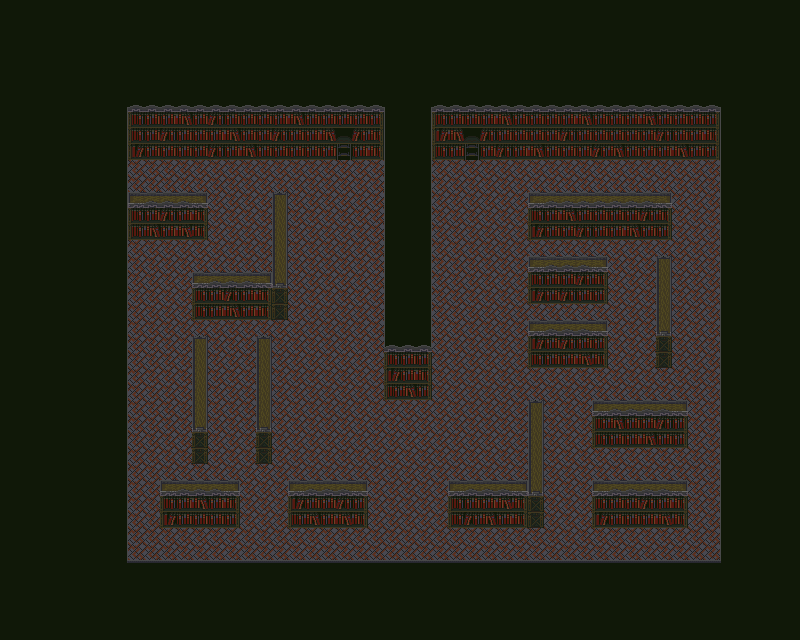

Tiled map render using the project's own tile images. Description and the map definition, with tile-layer contents summarised, below:
An orthogonal 50x40 tile map with 16x16 px tiles, 3 tile layers (Floor, Walls, Bookshelves).

<map version="1.0" orientation="orthogonal" renderorder="right-down" width="50" height="40" tilewidth="16" tileheight="16" nextobjectid="1">
 <tileset firstgid="1" name="custom_FF5_spritesheet" tilewidth="16" tileheight="16" tilecount="110" columns="10">
  <image source="custom_FF5_spritesheet.png" width="160" height="176" />
 </tileset>
 <layer name="Floor" width="50" height="40">
  <data>[2000 cells, 929 non-empty, 3 distinct tile ids]</data>
 </layer>
 <layer name="Walls" width="50" height="40">
  <data>[2000 cells, 1188 non-empty, 11 distinct tile ids]</data>
 </layer>
 <layer name="Bookshelves" width="50" height="40">
  <data>[2000 cells, 325 non-empty, 16 distinct tile ids]</data>
 </layer>
</map>
